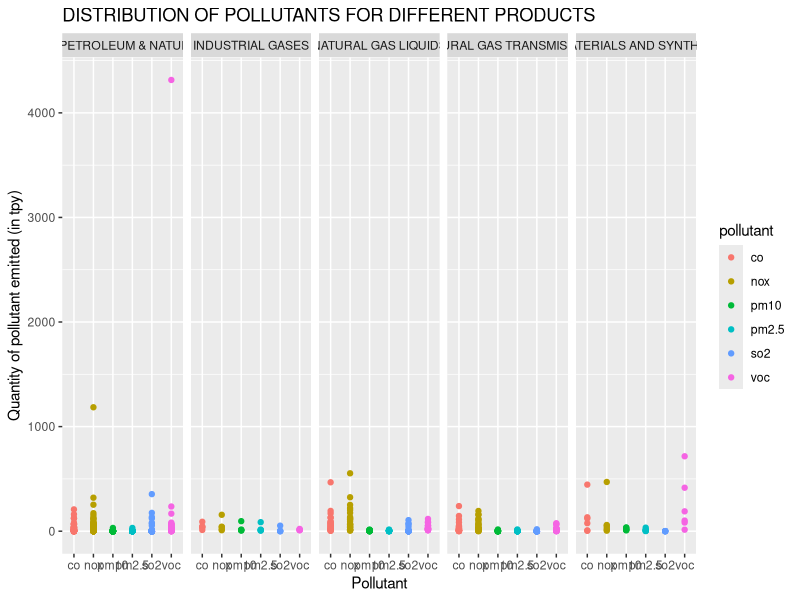
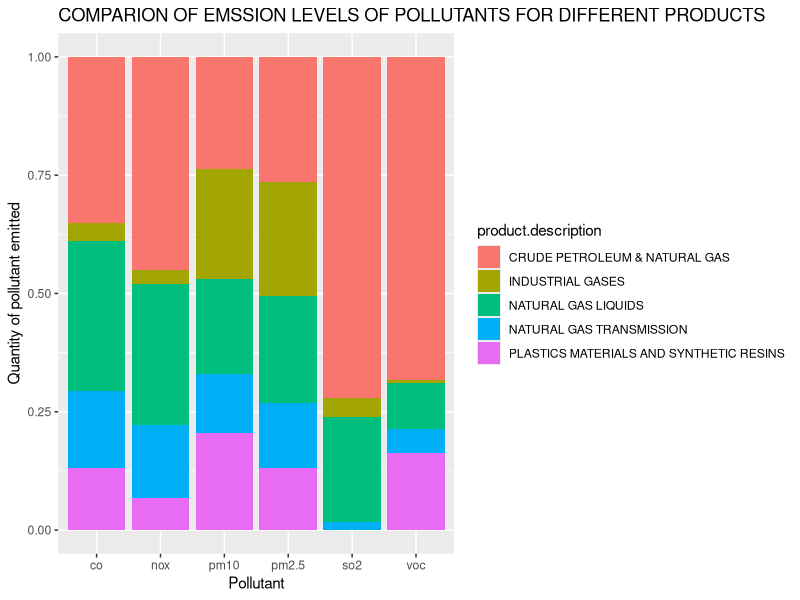
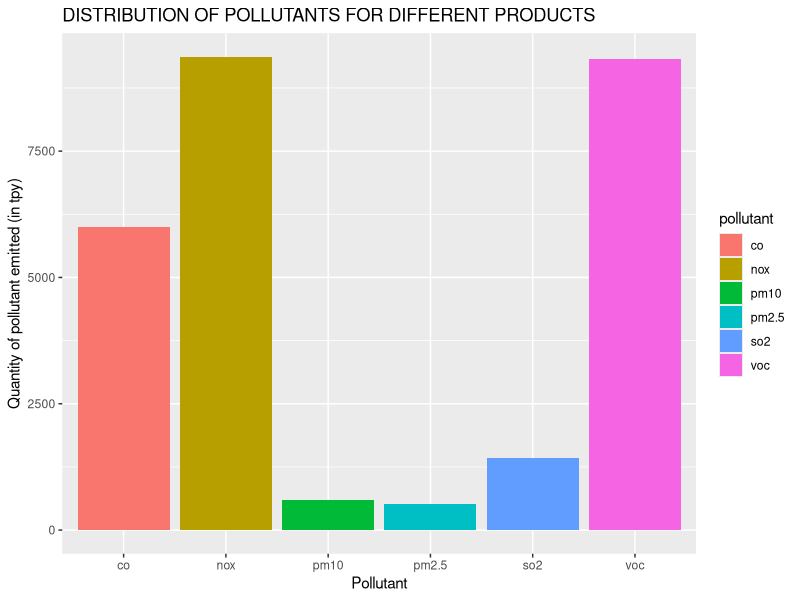
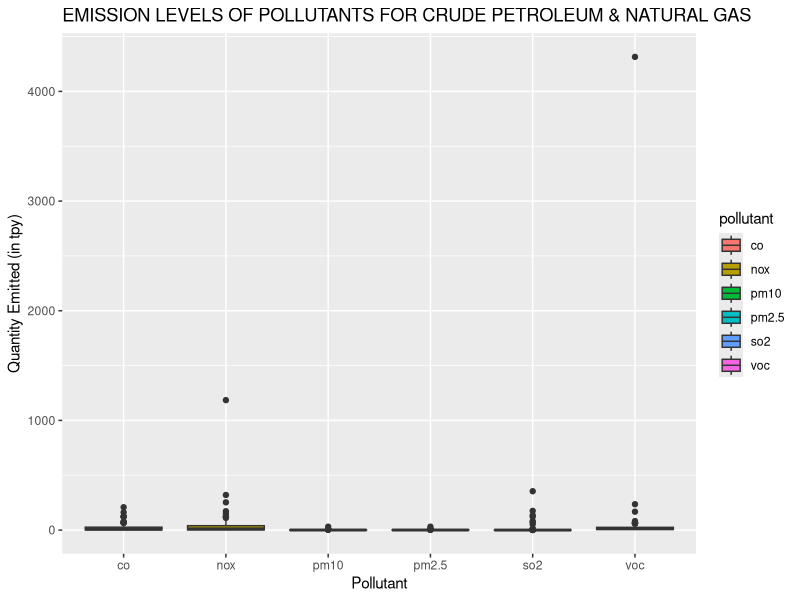
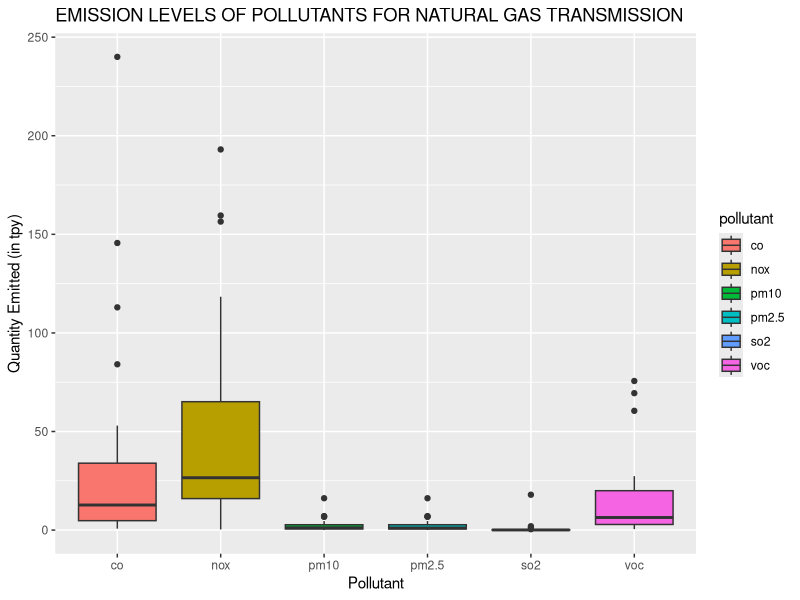
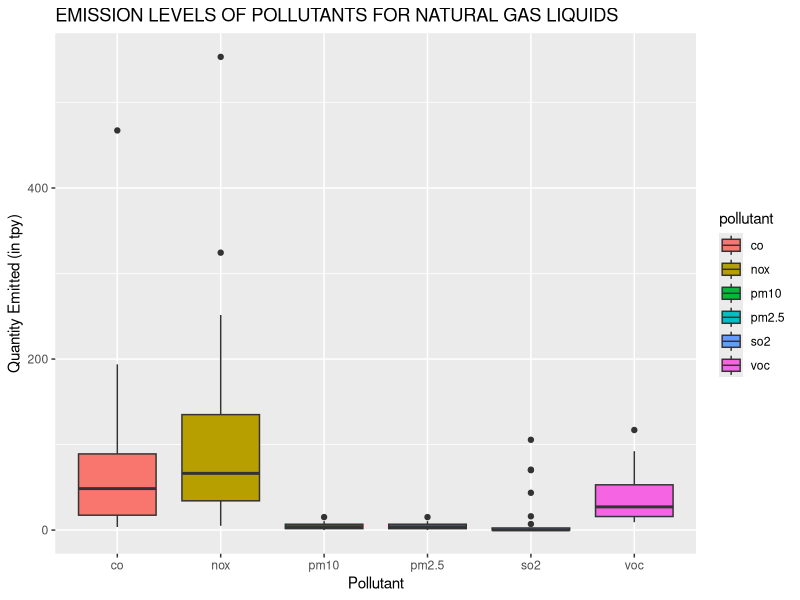
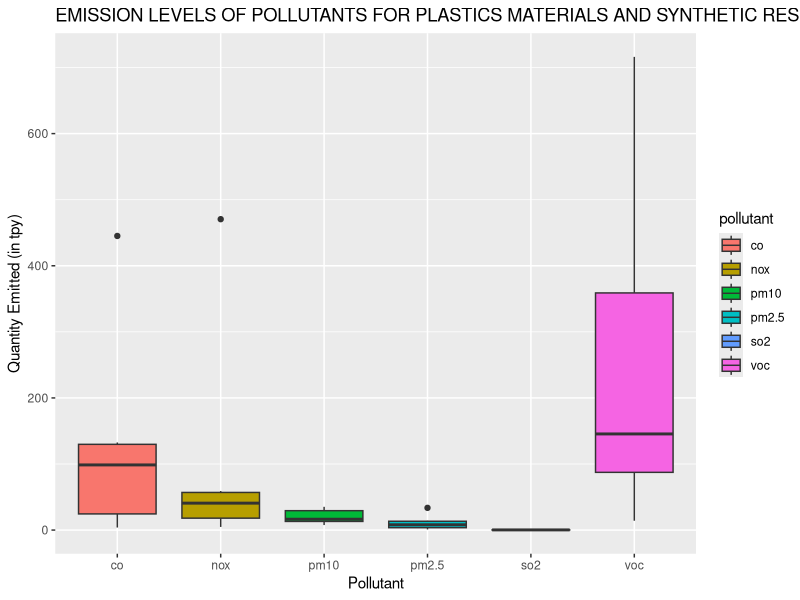
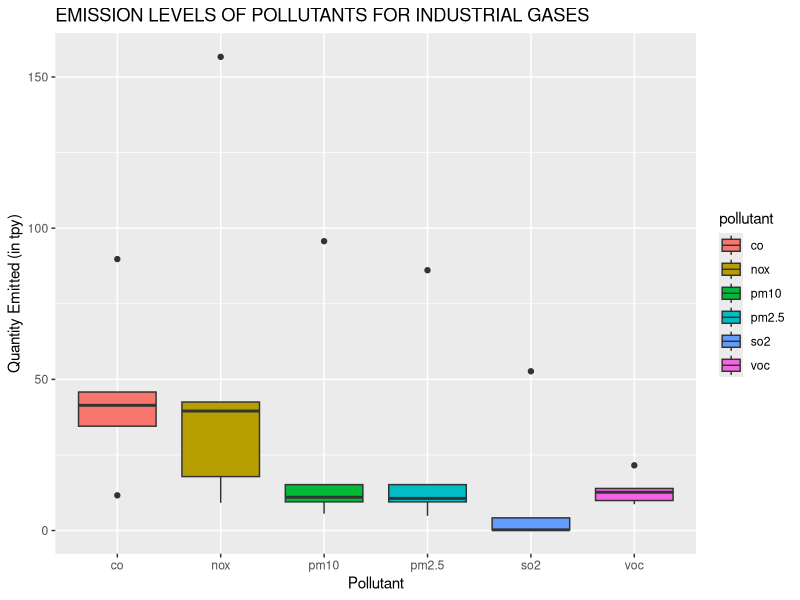

The R source for these figures, in order:
getwd()
setwd("C:/Users/Metika/Desktop")

library(dplyr)
library(ggplot2)
library(tidyr)

#import data
tp <- read.csv("texas_pollution.csv")

#EDA
dim(tp) 
head(tp)
tail(tp)
sum(is.na(tp)) #no missing values as sum is zero
names(tp)
str(tp)

summary(tp$product.description)
summary((tp$county))
summary(tp$company)
summary(tp$site)

#cleaning data
tp3 <- gather(tp, "pollutant","quantity_emitted", -c(X, company, site, reporting.year, county,product.description))
write.csv(tp3, "NewTexas_pollution.csv")

#EDA on clean data
dim(tp3) 
head(tp3)
tail(tp3)
sum(is.na(tp3)) #no missing values as sum is zero
names(tp3)
str(tp3)

#************************************************************************************************
#insight 1

tp3 %>% 
  group_by(product.description) %>%
  summarise(sum=sum(quantity_emitted))%>%
  arrange(desc(sum))%>%
  setNames(c("Product", "Total pollutants emitted"))

ggplot(tp3, aes(x = pollutant, y = quantity_emitted,color=pollutant)) + #plot 1 
  geom_point()+
  facet_grid(.~product.description)+
  ggtitle("DISTRIBUTION OF POLLUTANTS FOR DIFFERENT PRODUCTS") +
  xlab("Pollutant") +
  ylab("Quantity of pollutant emitted (in tpy)") 



#***********************************************************************************************
#insight 2

max_min_emission<-function(type) #the argument type takes pollutant type as input
{ #gives the total quantity of pollutant emitted for each product in descending order
  p<-paste("total emission of",type,sep=" ")
  tp3 %>%
    filter(tp3[["pollutant"]]==type)%>%
    group_by(product.description) %>%
    summarise(sum=sum(quantity_emitted))%>%
    arrange(desc(sum))%>%
    setNames(c("Product",p))
}

#calling functions
max_min_emission("co")

max_min_emission("nox")

max_min_emission("pm10")

max_min_emission("pm2.5")

max_min_emission("so2")

max_min_emission("voc")

#stacked graph for comparison of emssion levels of pollutants by product
ggplot(tp3, aes(x=pollutant, y=quantity_emitted, fill=product.description))+ 
  geom_col(position = "fill")+ 
  ggtitle("COMPARION OF EMSSION LEVELS OF POLLUTANTS FOR DIFFERENT PRODUCTS") +
  xlab("Pollutant") +
  ylab("Quantity of pollutant emitted") #plot 2


#************************************************************************************************
#insight 3

tp3 %>% 
  group_by(pollutant) %>%
  summarise(sum=sum(quantity_emitted))%>%
  arrange(desc(sum))%>%
  setNames(c("Pollutant","Total quantity emitted"))

ggplot(tp3, aes(x = pollutant, y = quantity_emitted,fill=pollutant)) + #plot 3
  geom_col()+
  ggtitle("DISTRIBUTION OF POLLUTANTS FOR DIFFERENT PRODUCTS") +
  xlab("Pollutant") +
  ylab("Quantity of pollutant emitted (in tpy)") 


#************************************************************************************************
#insight 4

Plot_for_product<-function(product) #the argument place takes product type as input 
 { #gives graph for quantity of pollutants emitted for the required product
  title<-paste("EMISSION LEVELS OF POLLUTANTS FOR",product, sep=" ")
  tp3 %>%
    filter(tp3[["product.description"]]==product) %>%
    ggplot(aes(x = pollutant, y = quantity_emitted, fill=pollutant)) + #plot 4
    geom_boxplot()+
    ggtitle(title) +
    xlab("Pollutant") +
    ylab("Quantity Emitted (in tpy)")
}

#calling functions
Plot_for_product("CRUDE PETROLEUM & NATURAL GAS")
#checking for outlier quantity emission for voc for crude petroleum and natural gas
tp3 %>%
  select(company, site, county, pollutant, quantity_emitted) %>%
  filter(pollutant=="voc" & tp3$quantity_emitted==max(tp3$quantity_emitted) & tp3$product.description=="CRUDE PETROLEUM & NATURAL GAS")

Plot_for_product("NATURAL GAS TRANSMISSION")

Plot_for_product("NATURAL GAS LIQUIDS")

Plot_for_product("PLASTICS MATERIALS AND SYNTHETIC RESINS")

Plot_for_product("INDUSTRIAL GASES")


#************************************************************************************************  
 #insight 5

  #functions have been called for each type at the end of the insight
 above_90_percentile<-function(type) #the argument type takes pollutant type as input
 { #gives the details of the companies in the top ten percentile emissions for each pollutant
   s<-filter(tp3,tp3[["pollutant"]]==type)
   q<-quantile(s$quantity_emitted,0.9)
   f<- (s %>%
          filter(s[["quantity_emitted"]]>q) %>%
          arrange(desc(quantity_emitted)))
 f
 }
 
 percentage_of_total<-function(type) #the argument type takes pollutant type as input
 {#gives the contribution of the top 10 percentile polluters in the total emission of the required polluatant 
   d<-above_90_percentile(type)
   sum1=sum(d$quantity_emitted)
   d1<-filter(tp3, tp3$pollutant==type)
   sum2=sum(d1$quantity_emitted)
   per=(sum1/sum2)*100
   per
 }
 
 draw_graph<-function(type) #the argument type takes pollutant type as input
 { #gives a graph giving an overview of the emssion levels for each pollutant
   title<-paste("Emission levels of",type, sep=" ")
   tp3 %>%
     filter(tp3[["pollutant"]]==type) %>%
     ggplot(aes(quantity_emitted, fill=county))+ #plot 5
     geom_dotplot()+ ggtitle(title) +xlab("Quantity Emitted (in tpy)")
}
 
 #calling functions
 above_90_percentile("co")
 draw_graph("co")
 percentage_of_total("co")
 
 above_90_percentile("nox")
 draw_graph("nox")
 percentage_of_total("nox")
 
 above_90_percentile("pm10")
 draw_graph("pm10")
 percentage_of_total("pm10")
 
 above_90_percentile("pm2.5")
 draw_graph("pm2.5")
 percentage_of_total("pm2.5")
 
 above_90_percentile("so2")
 draw_graph("so2")
 percentage_of_total("so2")
 
 above_90_percentile("voc")
 draw_graph("voc")
 percentage_of_total("voc")
 
 
#************************************************************************************************ 
#insight 6
 
#functions have been called at the end of the insight
 Cumulate_Pollutants<-function()
   {#gives cumulative emission for each county for each pollutant and the total pollutant emission for the county
   countyarea<-character()
   sumco<-numeric()
   sumnox<-numeric()
   sumpm10<-numeric()
   sumpm2.5<-numeric()
   sumso2<-numeric()
   sumvoc<-numeric()  
   total<-numeric()
   u<-unique(tp3$county)
   a<-as.character(u) #storing all county names in one vector
   for(i in 1:length(a))
   {
     check<-a[i]
     new<-tp3 %>%
       filter(county==check)%>%
       group_by(pollutant) %>%
       summarise(sum=sum(quantity_emitted)) #for a each county, grouping has been done on the basis of pollutant type
     
     new2<-new$sum #storing the cumulative quantities of pollutants emitted in one county
     
     tot<-sum(new2) #total quanity of pollutants emitted in one county
     countyarea<-c(countyarea,a[i])
     sumco<-c(sumco,new2[1])
     sumnox<-c(sumnox,new2[2])
     sumpm10<-c(sumpm10,new2[3])
     sumpm2.5<-c(sumpm2.5,new2[4])
     sumso2<-c(sumso2,new2[5])
     sumvoc<-c(sumvoc,new2[6])
     total<-c(total,tot)
   }
   data.frame(countyarea, sumco, sumnox, sumpm10, sumpm2.5, sumso2, sumvoc,total)
 }
 
 Plot_for_county<-function(place) #The argument place takes county name as an input
   {#gives the graph for emission levels of pollutants for the required county
    title<-paste("EMISSION LEVELS OF POLLUTANTS FOR",place, sep=" ")
   tp3 %>%
     filter(tp3[["county"]]==place) %>%
     ggplot(aes(x = pollutant, y = quantity_emitted, fill=pollutant)) + #plot 6
     geom_col()+
     ggtitle(title) +
     xlab("Pollutant") +
     ylab("Quantity Emitted (in tpy)")
 }
 
 #calling functions
 P<-Cumulate_Pollutants()
 
 #finding the most polluted county
 P1<-P%>%
   arrange(desc(P$total))%>%
   head()
Plot_for_county(P1[1,1])#graph1 for emission levels of pollutants for the most polluted county
Plot_for_county(P1[2,1])#graph2 for emission levels of pollutants for the second most polluted county

#finding the least polluted county
P2<-P%>%
  arrange(desc(P$total))%>%
  tail()
Plot_for_county(P2[6,1])#graph3 for emission levels of pollutants for the least polluted county
Plot_for_county(P2[5,1])#graph4 for emission levels of pollutants for the second least polluted county

#END***************************************************************************************************************
